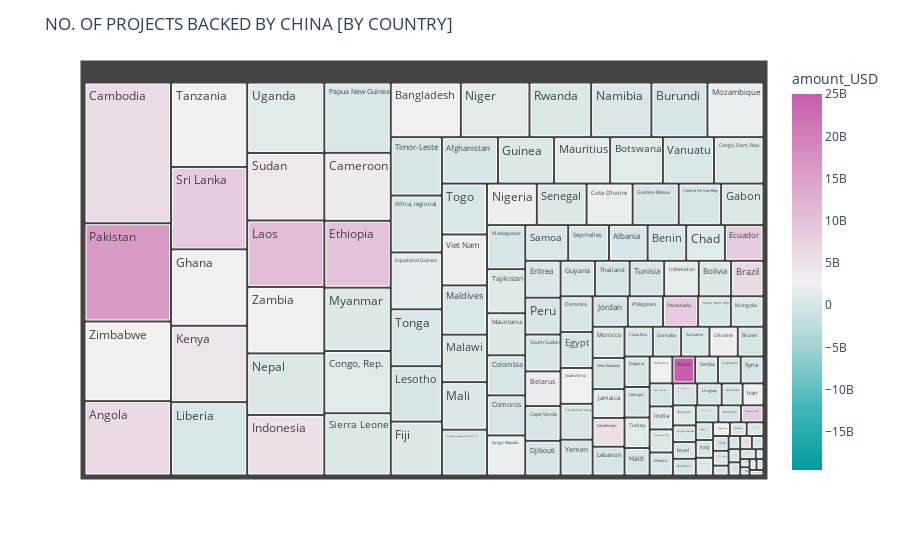

The notebook cell saved with this chart:
### Code cell
#Creating a TreeMap

fig = px.treemap(ms1, 
                  path = ['country', ], values = 'project_count',
                  color='amount_USD',
                  color_continuous_scale='Tropic',
                 color_continuous_midpoint=np.average(ms_dp['amount_USD']),
                  
                  
                )

fig.update_layout(
    title = "NO. OF PROJECTS BACKED BY CHINA [BY COUNTRY]",
    legend_title_text='Amount Invested', 
    
)

fig.show()

#fig.write_html('first_figure.html', auto_open=True)

### Figure 1 — Plotly figure (JSON) as saved in the notebook; plotly's stock layout.template omitted (floating-point values rounded to 4 significant figures; data arrays with more than 128 entries replaced by an {"elided": "..."} marker saying what was removed)
{"data": [{"branchvalues": "total", "customdata": {"elided": "140x1 int values"}, "domain": {"x": [0, 1], "y": [0, 1]}, "hovertemplate": "labels=%{label}<br>project_count=%{value}<br>parent=%{parent}<br>id=%{id}<br>amount_USD=%{color}<extra></extra>", "ids": {"elided": "140 str values"}, "labels": {"elided": "140 str values"}, "marker": {"coloraxis": "coloraxis", "colors": {"elided": "140 int values"}}, "name": "", "parents": {"elided": "140 str values"}, "type": "treemap", "values": {"elided": "140 int values"}}], "layout": {"coloraxis": {"cmid": 2748000000.0, "colorbar": {"title": {"text": "amount_USD"}}, "colorscale": [[0, "rgb(0, 155, 158)"], [0.1667, "rgb(66, 183, 185)"], [0.3333, "rgb(167, 211, 212)"], [0.5, "rgb(241, 241, 241)"], [0.6667, "rgb(228, 193, 217)"], [0.8333, "rgb(214, 145, 193)"], [1, "rgb(199, 93, 171)"]]}, "legend": {"title": {"text": "Amount Invested"}, "tracegroupgap": 0}, "margin": {"t": 60}, "title": {"text": "NO. OF PROJECTS BACKED BY CHINA [BY COUNTRY]"}}}
